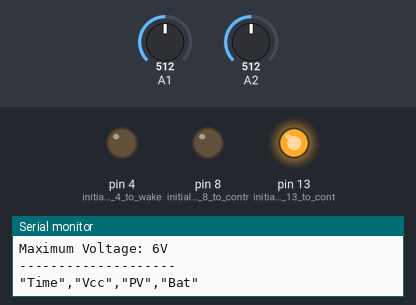
A sketch run on a simulated Arduino Uno, built with avr-gcc and run on an emulated ATmega328P. On the bench: output pins drawn as LEDs (lit = HIGH), the last lines printed to the serial monitor. The inputs (shaded band) are chosen by the test bench; at power-on: A1 = 512, A2 = 512.

Above: at 2.47 s.
At 7.5 s:
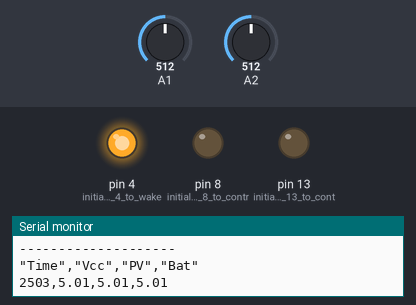
At 12.63 s:
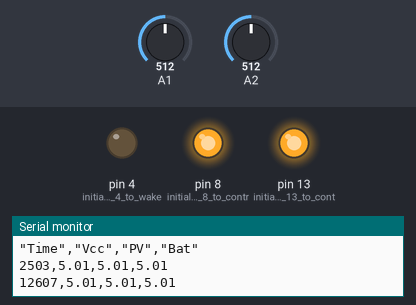
Timing chart, 0 to 15.6 s (numbered marks = the images above):
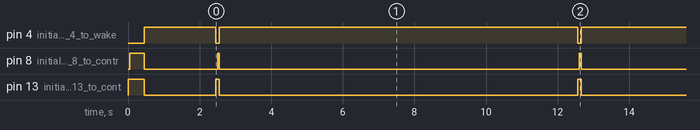

The sketch:

Basic_voltmeter_SRF_LowPower.ino
```cpp
/*
 *
 * Udemy.com
 * Building an Arduino DC Voltmeter
 * https://blog.udemy.com/arduino-voltmeter/
 *
 */

float vPow = 3.2230;
float r1 = 10000;
float r2 = 10000;

void setup()
{
  pinMode(8, OUTPUT);    // initialize pin 8 to control the radio
  pinMode(4, OUTPUT);    // initialize pin 4 to wake radio
  pinMode(13, OUTPUT);   // initialize pin 13 to control the LED

  Serial.begin(115200);

  radioOn();
  Serial.println("--------------------"); delay(50);
  Serial.println("DC VOLTMETER"); delay(50);
  Serial.print("Maximum Voltage: "); delay(50);
  Serial.print((int)(vPow / (r2 / (r1 + r2)))); delay(50);
  Serial.println("V"); delay(50);
  Serial.println("--------------------"); delay(50);
  Serial.println(""); delay(50);
  Serial.println("\"Time\",\"Vcc\",\"PV\",\"Bat\""); delay(50);
  radioOff();

  delay(2000);
}

void loop()
{
  vPow = (float)readVcc() / 1000.0;
  float pvVoltage = readVoltage(1);
  float batVoltage = readVoltage(2);

  radioOn();
  Serial.print(millis());
  Serial.print(",");
  Serial.print(vPow);
  Serial.print(",");
  Serial.print(pvVoltage);
  Serial.print(",");
  Serial.println(batVoltage);delay(50);

//  printVoltage("PV ", pvVoltage); delay(50);
//  printVoltage("Bat", batVoltage); delay(50);
//  printVoltage("Vcc", vPow); delay(50);
  radioOff();

  delay(10000);
}

void printVoltage(char *name, float voltage)
{
  Serial.print(name);
  Serial.print(" = ");
  Serial.println(voltage, 3);
}

float readVoltage(int pin)
{
  float v = (analogRead(pin) * vPow) / 1024.0;
  float v2 = v / (r2 / (r1 + r2));
  return v2;
}

 // From https://code.google.com/p/tinkerit/wiki/SecretVoltmeter
long readVcc()
{
  long result;
  // Read 1.1V reference against AVcc
  ADMUX = _BV(REFS0) | _BV(MUX3) | _BV(MUX2) | _BV(MUX1);
  delay(2); // Wait for Vref to settle
  ADCSRA |= _BV(ADSC); // Convert
  while (bit_is_set(ADCSRA,ADSC));
  result = ADCL;
  result |= ADCH<<8;
  result = 1126400L / result; // Back-calculate AVcc in mV
  return result;
}

void radioOn()
{
  digitalWrite(13, HIGH); // select the radio
  digitalWrite(4, LOW); // wake the radio
  delay(50);
  digitalWrite(8, HIGH); // select the radio
}

void radioOff()
{
  digitalWrite(8, LOW); // select the radio
  digitalWrite(4, HIGH); // select the radio
  digitalWrite(13, LOW); // select the radio
}
```

Measured:
- by itself, pin 4 (initialize_pin_4_to_wake): alternates HIGH for 10.0 s and LOW for 0.10 s
- by itself, pin 8 (initialize_pin_8_to_contr): repeats every 10.1 s: HIGH 0.05 s, LOW 10.1 s
- by itself, pin 13 (initialize_pin_13_to_cont): repeats every 10.1 s: HIGH 0.10 s, LOW 10.0 s
